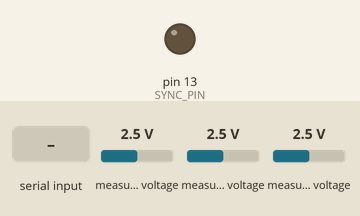
This sketch was run on a simulated Arduino Uno, built with avr-gcc and run on an emulated ATmega328P. On the bench: output pins drawn as LEDs (lit = HIGH). Inputs (shaded band) come from the test bench; at power-on: measured voltage 2.5 V. What the sketch prints to the serial monitor is not drawn.

Above: at 1.2 s.
1.3 s: "M90\n" received over Serial
Timing chart, 0 to 4.3 s (numbered marks = the images above; inputs shaded):
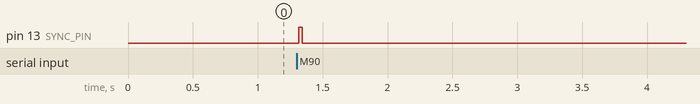

Measured:
- after the input at 1.3 s, pin 13 (SYNC_PIN): LOW → HIGH at once, → LOW 0.03 s later

The sketch:

p300_eeg_acquisition.ino
```cpp
/*
 * =============================================================================
 *  p300_eeg_acquisition.ino
 * -----------------------------------------------------------------------------
 *  Firmware for the EEG front-end of the P300 Speller communication prosthesis.
 *
 *  Hardware
 *  --------
 *    * Arduino Uno (ATmega328P)
 *    * Adafruit ADS1115 16-bit ADC over I2C (address 0x48)
 *    * 1 or 3 EEG channels referenced to a common reference + ground:
 *        - Single channel : Pz on ADS A0
 *        - Three channel  : Fz, Cz, Pz on ADS A0, A1, A2
 *
 *  Responsibilities
 *  ----------------
 *    1. Sample the ADS1115 at a deterministic rate (default 250 Hz).
 *    2. Emit one ASCII data packet per sample over Serial @ 115200 baud:
 *
 *         D,<seq>,<micros>,<marker>,<ch0>[,<ch1>,<ch2>]\n
 *
 *       where
 *         D        literal packet-type tag (Data)
 *         seq      uint32 monotonically increasing sample counter
 *         micros   uint32 microsecond timestamp from micros()
 *         marker   uint16 stimulus sync marker (0 = none) latched from host
 *         chN      int16 signed raw ADC counts for each channel
 *
 *    3. Accept inbound sync markers from the host so the exact sample that
 *       coincides with a row/column flash is tagged in the stream. The host
 *       sends a single line:
 *
 *         M<marker>\n              e.g. "M7\n"
 *
 *       The marker is latched onto the *next* emitted sample and then cleared,
 *       guaranteeing each marker is reported exactly once and is hardware-
 *       aligned to a real sample timestamp.
 *
 *  Design notes
 *  ------------
 *    * We read the ADS1115 in single-shot mode per channel. With 3 channels at
 *      a 250 Hz target the conversion budget is tight; the data-rate register
 *      is therefore set to 860 SPS so a single conversion completes in ~1.2 ms.
 *    * Timing is paced by micros() against a fixed sample period rather than
 *      delay(), so jitter introduced by Serial.print is absorbed rather than
 *      accumulated.
 *    * ASCII framing is used for robustness and ease of debugging; at 115200
 *      baud a 3-channel packet (~45 bytes) costs ~3.9 ms of TX time, which is
 *      pipelined with the next conversion. For higher channel counts switch to
 *      a binary frame.
 * =============================================================================
 */

#include <Wire.h>
#include <Adafruit_ADS1X15.h>

// ----------------------------- Compile-time config ---------------------------
#define NUM_CHANNELS      3          // 1 (Pz) or 3 (Fz, Cz, Pz)
#define SAMPLE_RATE_HZ    250UL      // MUST match configs/config.yaml
#define SERIAL_BAUD       115200UL
#define SYNC_PIN          13         // on-board LED pulses on each latched marker

static const unsigned long SAMPLE_PERIOD_US = 1000000UL / SAMPLE_RATE_HZ;

// ----------------------------- Globals ---------------------------------------
Adafruit_ADS1115 ads;                // 16-bit ADC

volatile uint16_t pendingMarker = 0; // latched marker for the next sample
uint32_t          sampleSeq     = 0; // monotonic sample counter
unsigned long     nextSampleUs  = 0; // scheduled time of the next sample

char    rxBuffer[16];                // inbound marker line assembly buffer
uint8_t rxLen = 0;

// ----------------------------- Helpers ---------------------------------------

/**
 * Read all NUM_CHANNELS from the ADS1115 into the provided buffer as signed
 * 16-bit counts. Single-ended reads on A0..A(NUM_CHANNELS-1).
 */
static inline void readChannels(int16_t *out) {
  for (uint8_t ch = 0; ch < NUM_CHANNELS; ++ch) {
    out[ch] = ads.readADC_SingleEnded(ch);
  }
}

/**
 * Drain the serial input and latch any inbound "M<marker>\n" command. Multiple
 * markers in one period collapse to the most recent (a flash never overlaps
 * another flash, so this cannot lose a real event).
 */
static void pollHostMarkers() {
  while (Serial.available() > 0) {
    char c = (char)Serial.read();
    if (c == '\n' || c == '\r') {
      if (rxLen > 0 && rxBuffer[0] == 'M') {
        rxBuffer[rxLen] = '\0';
        long m = atol(&rxBuffer[1]);
        if (m >= 0 && m <= 65535L) {
          pendingMarker = (uint16_t)m;
          digitalWrite(SYNC_PIN, HIGH);  // visual confirmation of marker latch
        }
      }
      rxLen = 0;
    } else if (rxLen < sizeof(rxBuffer) - 1) {
      rxBuffer[rxLen++] = c;
    } else {
      rxLen = 0;  // overflow -> discard malformed line
    }
  }
}

/**
 * Emit one ASCII data packet for the current sample.
 */
static void emitPacket(uint32_t seq, unsigned long ts, uint16_t marker,
                       const int16_t *ch) {
  Serial.print('D');
  Serial.print(',');
  Serial.print(seq);
  Serial.print(',');
  Serial.print(ts);
  Serial.print(',');
  Serial.print(marker);
  for (uint8_t i = 0; i < NUM_CHANNELS; ++i) {
    Serial.print(',');
    Serial.print(ch[i]);
  }
  Serial.print('\n');
}

// ----------------------------- Arduino lifecycle -----------------------------

void setup() {
  pinMode(SYNC_PIN, OUTPUT);
  digitalWrite(SYNC_PIN, LOW);

  Serial.begin(SERIAL_BAUD);
  while (!Serial) { ; }  // wait for native-USB boards; harmless on the Uno

  Wire.begin();
  Wire.setClock(400000);  // 400 kHz fast-mode I2C to keep conversions snappy

  // GAIN_ONE -> +/-4.096 V full scale (matches adc_fullscale_v in config.yaml).
  ads.setGain(GAIN_ONE);

  if (!ads.begin()) {
    // Without the ADC there is nothing to stream; report and halt.
    Serial.println("E,ADS1115_NOT_FOUND");
    while (true) { digitalWrite(SYNC_PIN, HIGH); delay(100);
                   digitalWrite(SYNC_PIN, LOW);  delay(100); }
  }

  // 860 SPS data rate -> ~1.2 ms / conversion, leaving headroom at 250 Hz.
  ads.setDataRate(RATE_ADS1115_860SPS);

  // Announce the stream header so the host can auto-detect channel count.
  Serial.print("H,P300_EEG,");
  Serial.print(SAMPLE_RATE_HZ);
  Serial.print(',');
  Serial.println(NUM_CHANNELS);

  nextSampleUs = micros();
}

void loop() {
  // Service inbound markers as often as possible to minimise latch latency.
  pollHostMarkers();

  // Pace acquisition against the fixed period using micros() arithmetic that
  // is robust to 32-bit rollover (~71 minutes).
  unsigned long now = micros();
  if ((long)(now - nextSampleUs) < 0) {
    return;  // not time for the next sample yet
  }
  nextSampleUs += SAMPLE_PERIOD_US;

  // Latch and clear the pending marker atomically with respect to this sample.
  uint16_t marker = pendingMarker;
  pendingMarker = 0;
  if (marker == 0) {
    digitalWrite(SYNC_PIN, LOW);  // drop the LED once the marker is consumed
  }

  int16_t channels[NUM_CHANNELS];
  readChannels(channels);

  emitPacket(sampleSeq++, now, marker, channels);
}
```
